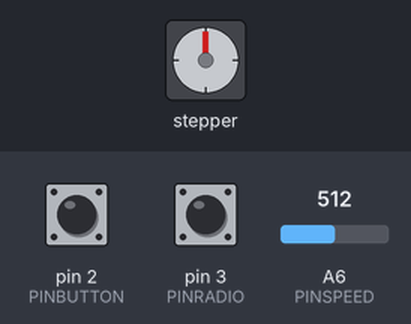
The sketch below on a simulated Arduino Nano, built with avr-gcc and run on an emulated ATmega328P. Parts: stepper motor. Inputs (shaded band) come from the test bench; at power-on: pin 2 (PINBUTTON) HIGH, A6 (PINSPEED) = 512, pin 3 (PINRADIO) HIGH. Stepper angles assume 200 steps per turn; what the sketch prints to the serial monitor is not drawn.

Above: at 1.2 s.
1.3 s: pin 2 (PINBUTTON) pulled LOW for 3.2 s
At 5.3 s:
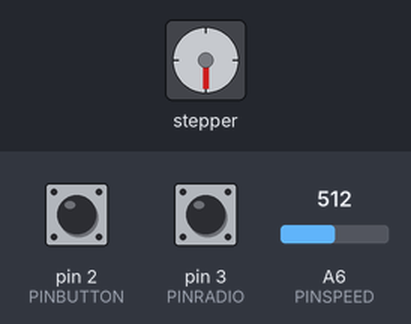
6.0 s: A6 (PINSPEED) set to 306
9.0 s: pin 2 (PINBUTTON) pulled LOW for 3.2 s
At 12.3 s:
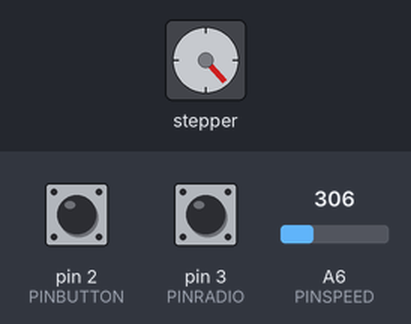
13.7 s: pin 2 (PINBUTTON) pulled LOW for 0.15 s
At 15.1 s:
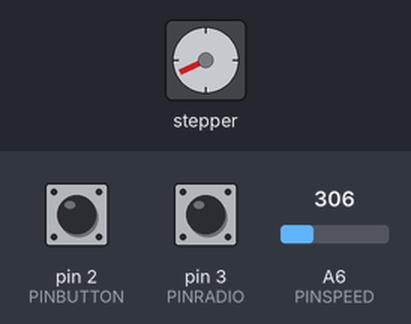
15.4 s: pin 2 (PINBUTTON) pulled LOW for 1 s
At 16.6 s:
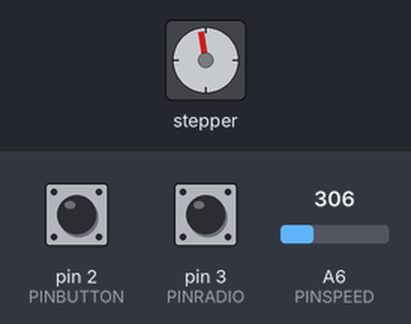
17.9 s: pin 2 (PINBUTTON) pulled LOW for 0.15 s
At 18.5 s:
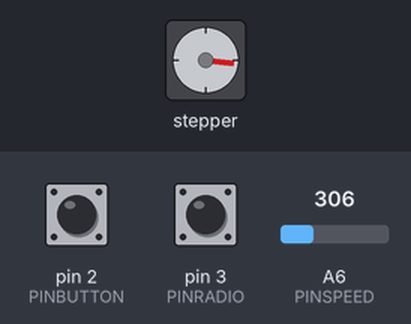
Timing chart, 0 to 20.6 s (numbered marks = the images above; inputs shaded):
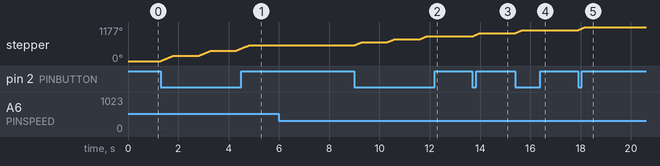

Measured:
- after the input at 1.3 s, stepper: turns 180° clockwise in 0.48 s, then 180° clockwise in 0.48 s, then 180° clockwise in 0.48 s
- after the input at 9.0 s, stepper: turns 106° clockwise in 0.28 s, then 106° clockwise in 0.28 s, then 106° clockwise in 0.28 s
- after the input at 13.7 s, stepper: turns 106° clockwise in 0.28 s, starting at once
- after the input at 15.4 s, stepper: turns 107° clockwise in 0.28 s, starting at once
- after the input at 17.9 s, stepper: turns 106° clockwise in 0.28 s, starting at once

The sketch:

StepperGo02112024.ino
```cpp
// (licence header left out)
#include <Stepper.h> //Библиотека для  шагового двигателя
#define PINSPEED A6
#define PINBUTTON 2
#define PINRADIO 3

const int stepsPerRevolution = 200;

Stepper myStepper(stepsPerRevolution, A0, A1, A2, A3);

int setSpeed = 60;
int pos = 0;

void setup()
{
  myStepper.setSpeed(setSpeed);
  Serial.begin(115200);
  pinMode(PINSPEED, INPUT);
  pinMode(PINBUTTON, INPUT_PULLUP);
  pinMode(PINRADIO, INPUT_PULLUP);

}

void loop()
{
  pos = analogRead(PINSPEED);
  pos = map(pos, 0, 1023, 0, 200);
  Serial.print("Speed: ");
  Serial.println(pos);
  if(pos != 0){
    if(digitalRead(PINBUTTON) == 0)
    {
      // step one revolution  in one direction:
      if(digitalRead(PINRADIO) == 0)
      {
        pos = pos*-1;
      }
      myStepper.step(pos);
      delay(1000);
    }
  }
  else
  {
    delay(100);
  }
}
```
